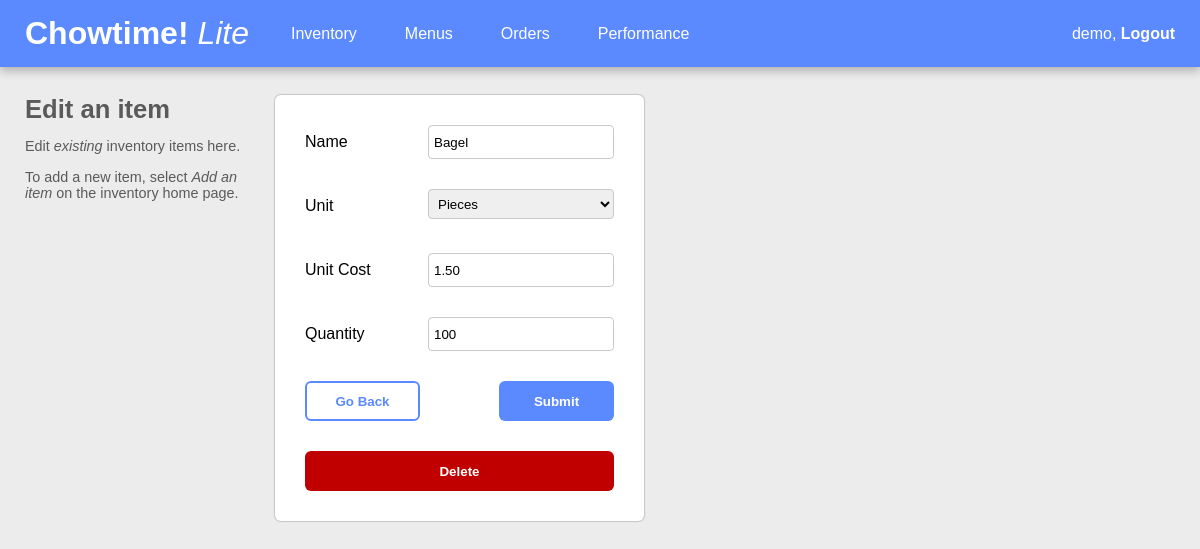
The app's page /inventory-update/69/ (signed in) with its own data.
### inventory/models.py (models this page shows, shortened)
class Ingredient(models.Model):
    GR = 'Grams'
    OZ = 'Ounces'
    PC = 'Pieces'
    KG = 'Kilograms'
    FLOZ = 'Fluid Ounces'
    ML = 'Milliliters'
    L = 'Liters'
    LF = 'Loafs'
    CP = 'Cups'
    BL = 'Bottles'
    UNIT_CHOICES = [
        ('Grams', GR),
        ('Ounces', OZ),
        ('Pieces', PC),
        ('Kilograms', KG),
        ('Fluid Ounces', FLOZ),
        ('Milliliters', ML),
        ('Liters', L),
        ('Loafs', LF),
        ('Cups', CP),
        ('Bottles', BL),
    ]
    '''
    users:
    - on_delete=models.SET_NULL so if the user is deleted, the ingredient model instances aren't deleted as well
    - null=True since we already have database data and we couldn't migrate without having to add a default
    '''
    user = models.ForeignKey(User, on_delete=models.SET_NULL, null=True, blank=True)
    name = models.CharField(max_length=200)
    unitType = models.CharField(max_length=200, choices=UNIT_CHOICES, verbose_name='Unit')
    unitCost = models.DecimalField(max_digits=10, decimal_places=2, verbose_name='Unit Cost')
    inventoryQuantity = models.IntegerField(default=0, verbose_name='Quantity')

### inventory/views.py (the view, shortened to what this page needs)
# urls.py: path('inventory-update/<str:pk>/', views.InventoryUpdate, name='inventoryupdate'),
@login_required(login_url='login')
def InventoryUpdate(request, pk):
    inventory = Ingredient.objects.get(id=pk)
    print('inventory.user')
    print(inventory.user)
    form = InventoryCreateForm(instance=inventory)
    context = {'form': form, 'inventory': inventory}
    return render(request, 'inventory/inventoryEdit.html', context)

### inventory/forms.py
class InventoryCreateForm(forms.ModelForm):
    name = forms.CharField(widget=forms.TextInput(attrs={'class': 'add-edit-form-input'}))
    unitType = forms.ChoiceField(widget=forms.Select(attrs={'class': 'add-edit-form-input'}), choices=Ingredient.UNIT_CHOICES)
    unitCost = forms.DecimalField(widget=forms.NumberInput(attrs={'class': 'add-edit-form-input'}), decimal_places=2, min_value=0.01)
    inventoryQuantity = forms.IntegerField(widget=forms.NumberInput(attrs={'class': 'add-edit-form-input'}), min_value=1)
    class Meta:
        model = Ingredient
        fields = '__all__'

### inventory/templates/inventory/inventoryEdit.html (shortened to what this page needs)
{% extends 'inventory/header.html' %}
{% block content %}
<div class="main-container">
    <div class="left-side">
        <div class="main-title">Edit an item</div>
        <div class="main-title-subtext">
            <p>Edit <em>existing</em> inventory items here.</p>
            <p>To add a new item, select <em>Add an item</em> on the inventory home page.</p>
        </div>
    </div>
    <div class="right-side">
        <form class="add-edit-form" method="POST" action="">
            <div class="add-edit-form-fields">
                <div class="add-edit-form-label">Name</div>
                {{form.name}}
                <div class="add-edit-form-label">Unit</div>
                {{form.unitType}}
                <div class="add-edit-form-label">Unit Cost</div>
                {{form.unitCost}}
                <div class="add-edit-form-label">Quantity</div>
                {{form.inventoryQuantity}}
            </div>
            <div class="add-edit-form-btns">
                <button class="add-edit-go-back-btn" name="go-back" value="1" onclick="location.href='{{request.META.HTTP_REFERER}}'">Go Back</button>
                <button class="add-edit-submit-btn" name="submit" type="submit">Submit</button>
            </div>
            <button class="delete-btn" type="button" onclick="location.href='{% url 'inventorydelete' inventory.id %}'">Delete</button>
        </form>
    </div>
</div>
{% endblock %}

### inventory/templates/inventory/header.html (shortened to what this page needs)
{% load static %}
<!DOCTYPE html>
<html>
    <head>
        <link rel="stylesheet" href="{% static 'inventory/main.css' %}">
    </head>
    <body>
        <nav>
            <div class="nav-title-menu-container">
                <div class="nav-title"><a href="{% url 'inventorylist' %}"><strong>Chowtime!</strong> <em>Lite</em></a></div>
                <ul class="nav-menu">
                    <li><a href="{% url 'inventorylist' %}">Inventory</a></li>
                    <li><a href="{% url 'menulist' %}">Menus</a></li>
                    <li><a href="{% url 'orderlist' %}">Orders</a></li>
                    <li><a href="{% url 'pnlview' %}">Performance</a></li>
                </ul>
            </div>
            <div class="logout">
                {{ request.user }},<a href="{% url 'logout' %}">&nbsp;Logout</a>
            </div>
        </nav>
        <div class="wrapper">
            {% block content %}
            {% endblock %}
        </div>
    </body>
</html>

### inventory/static/inventory/main.css (style rules this page uses)
:root { --primary: #5B89FF; --background-grey: #ECECEC; margin: 0; padding: 0; box-sizing: border-box; font-family: Arial, Helvetica, sans-serif; }
body { margin: 0; background-color: var(--background-grey); }
nav { background-color: var(--primary); padding: 15px 25px; display: flex; justify-content: space-between; box-shadow: 0px 4px 9px rgba(0, 0, 0, 0.25); color: white; position: fixed; z-index: 1; left: 0; right: 0; top: 0; }
.nav-title-menu-container { display: flex; gap: 25px; }
.nav-title { font-size: 2rem; min-width: 225px; }
.nav-menu { display: flex; align-items: center; list-style: none; gap: 1rem; margin: 0; padding: 0; }
.logout { margin: 0; display: flex; align-items: center; }
.logout a { font-weight: 600; }
nav a { color: #FFF; text-decoration: none; }
.nav-menu a { color: white; transition: 0.4s; padding: 8px 16px; border-radius: 99px; }
.wrapper { position: relative; top: 70px; }
.main-container { padding: 25px; display: flex; gap: 30px; }
.left-side { min-width: 75px; max-width: 225px; position: fixed; }
.main-title, .main-title-subtext p { color: #5a5a5a; }
.main-title { font-size: 1.6rem; font-weight: 700; }
.main-title-subtext p { font-size: .9rem; }
.right-side { display: flex; flex-direction: column; margin-left: 250px; }
.add-edit-form { padding: 30px; display: flex; background-color: white; border-radius: 6px; box-shadow: 0px 0px 1px 1px #c6c6c6; flex-direction: column; gap: 30px; }
.add-edit-form-fields { display: grid; grid-template-columns: 1fr 2fr; grid-template-rows: repeat(4, 1fr); gap: 30px; }
.add-edit-form-label { display: flex; align-items: center; align-self: center; }
.add-edit-form-input { border: 1px solid rgb(201, 201, 201); border-radius: 4px; padding-left: 5px; }
.add-edit-form-label, .add-edit-form-input { height: 30px; }
.add-edit-form-btns { display: flex; justify-content: space-between; }
.add-edit-form-btns button, .confirm-btn { border-radius: 6px; font-weight: 700; width: 115px; }
.add-edit-form-btns button, .delete-btn { height: 40px; }
.add-edit-go-back-btn { border: 2px solid #5B89FF; color: #5B89FF; background-color: white; }
.add-edit-submit-btn { border: 0; background-color: #5B89FF; color: white }
.delete-btn, .confirm-btn { color: white; background-color: #C00000; border: 0; font-weight: 700; border-radius: 6px; }
#order-level-error-message-div p, ul { margin: 0; margin-bottom: 6px; text-align: left; }

### records on screen
Ingredient: name "Bagel", unitType "Pieces", unitCost "1.50", inventoryQuantity "100"

### other values on screen
{{ request.user }} "demo"
